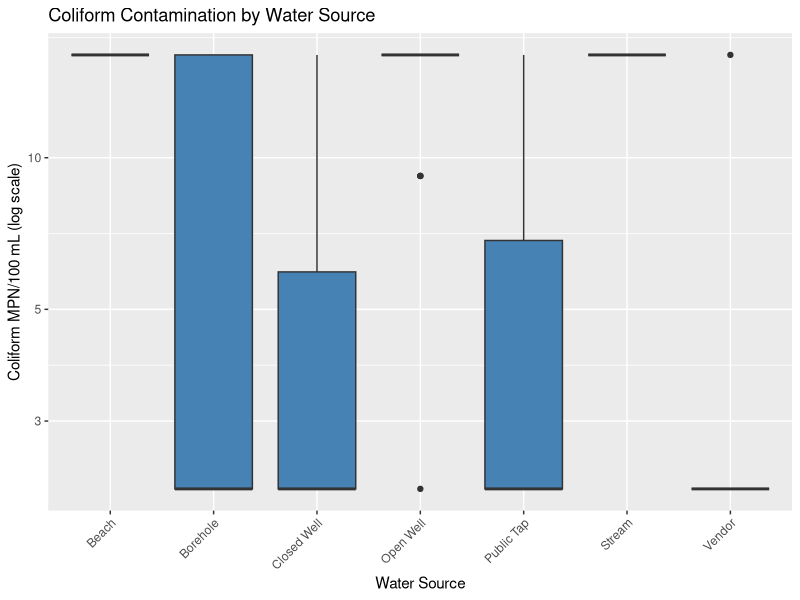
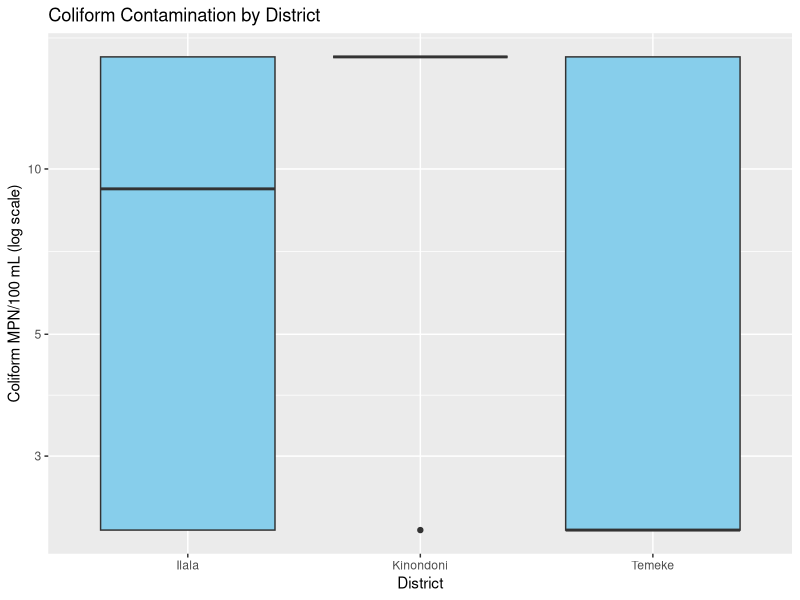
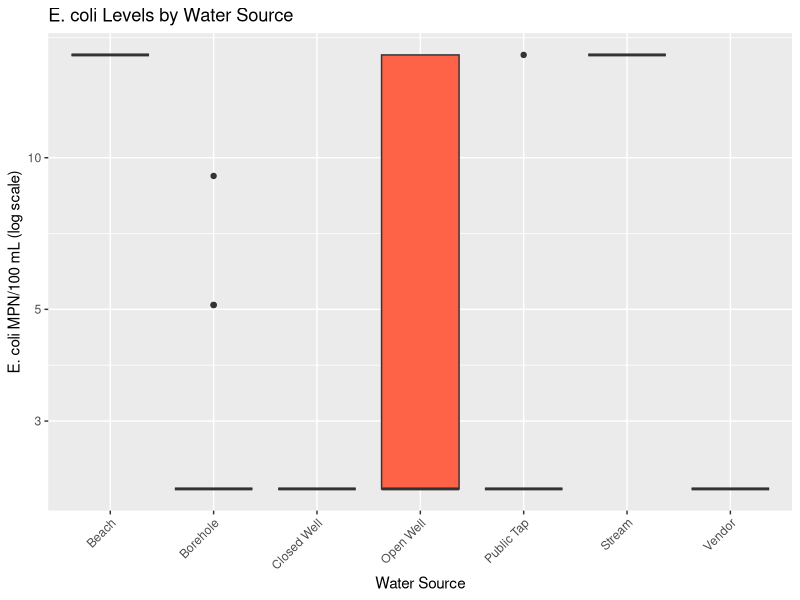
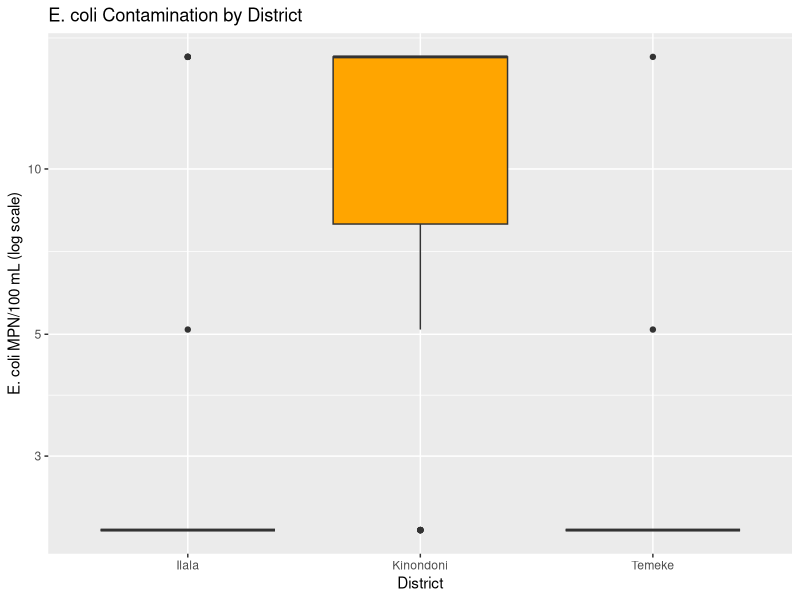
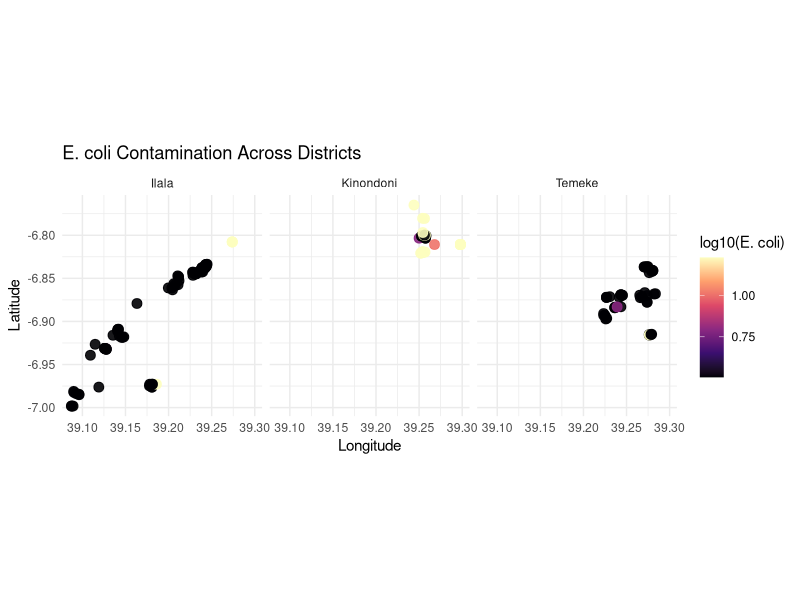
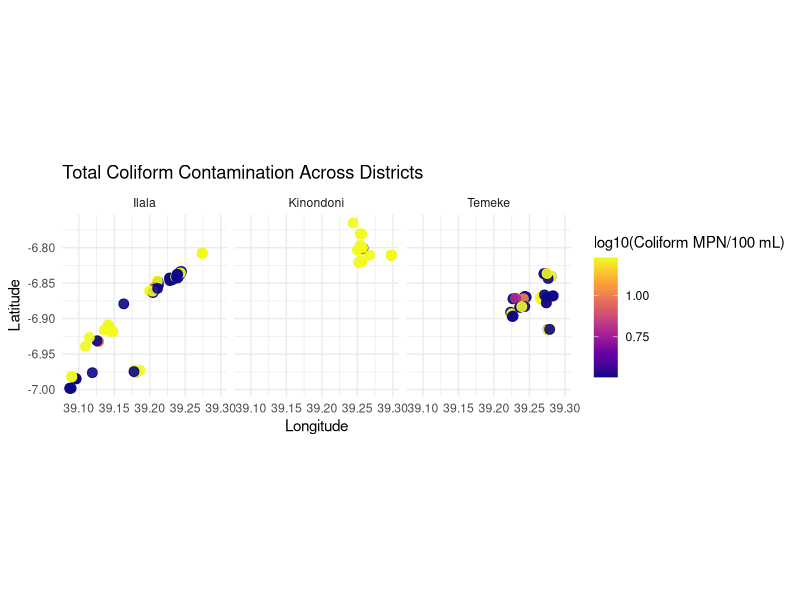
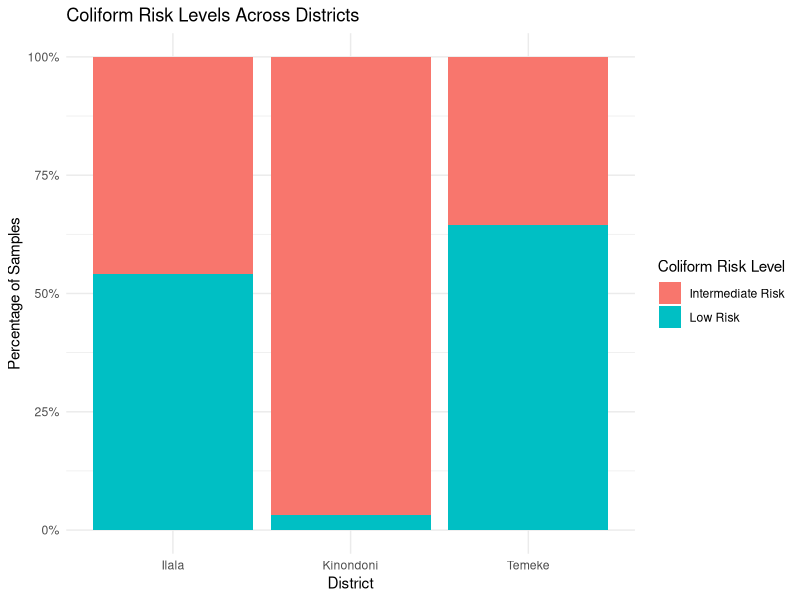
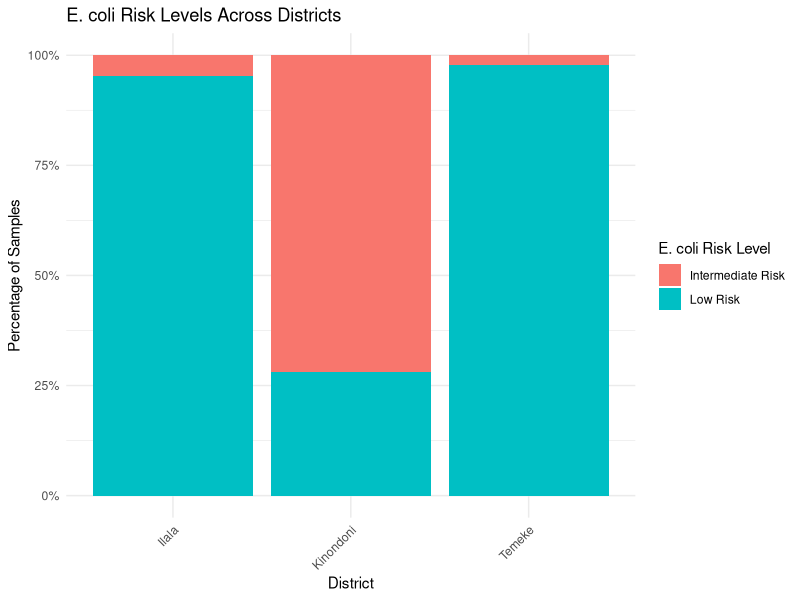

Source code (R) for these figures, in order:
## ---- chunk 1
# This data is a microbial water quality data collected in Dar es Salaam, Tanzania. It was collected last summer and the aim was to assess the level of microbial water quality from different water sources in three districts of Dar es Salaam by tessting (#REVIEW CJT: testing) for the presence of coliforms and E.coli which serves as an indicator for fecal contamination in water sources. 
## ---- chunk 2
# My data-loading step demonstrates key skills from Week 2 (data import and vectors) and Week 3 (tidyverse basics). I use read_csv() to import the raw water-quality dataset into R and load the necessary tidyverse packages to prepare for further cleaning and analysis.

library(tidyverse)
library(dplyr)
library(readr)

#REVIEW CJT: dplyr and readr is already in the tidyverse, there is no reason to load this code again

water_raw <- read_csv("data_raw/water_tz_full.csv")
View(water_raw)

## ---- chunk 3

# This data-cleaning step demonstrates key skills from Week 3 (tidyverse basics), Week 6 (tidy data), and Week 7 (solving bigger problems). I use filter(), mutate(), and piping to create log-transformed microbial variables..

water_clean <- water_raw |>
  filter(!is.na(coliform_mpn_100mL)) |>   
  mutate(
    log_coliform = log10(coliform_mpn_100mL + 1),
    log_ecoli    = log10(e_coli_mpn_100mL + 1)
  )

glimpse(water_clean)


#REVIEW CJT: maybe showing the exact data column would be nice to use to display any changes
## ---- chunk 4
#In the summary statistics, key concepts are from Week 3 (tidyverse basics), Week 4 (grouping data), and Week 7 (solving bigger problems). I use group_by() and summary() within a tidyverse pipeline to calculate mean coliform and E. coli concentrations across districts and water sources.

summary_microbes <- water_clean |>
  group_by(districts, water_source) |>
  summarise(
    mean_coliform = mean(coliform_mpn_100mL, na.rm = TRUE),
    mean_ecoli    = mean(e_coli_mpn_100mL, na.rm = TRUE),
    n = n()
  )

summary_microbes

#REVIEW CJT: It would be nice to type your tables again so we can see them in the code instead of opening it up directly in the environment
## ---- chunk 5
# I used boxplots to visualize microbial contamination patterns across districts and water sources, using concepts from Week 5 (data visualization), Week 3 (tidyverse basics), and Week 6 (tidy data principles). I used ggplot(), geom_boxplot(), log-scaled axes, and customized labels/themes to create clear visual summaries of coliform and E. coli contamination across districts and water sources.


#This project demonstrates key skills from Week 8 (reproducible workflows and project structure) by using an RStudio Project with subdirectories such as data_raw, data_clean, and outputs. I read data and save results using relative file paths (e.g., "data_raw/water_tz_full.csv" and "outputs/..."), and I scripted all data cleaning, analysis, and visualization in a Quarto document.


# coliform by water source

ggplot(water_clean, aes(x = water_source, y = coliform_mpn_100mL)) +
  geom_boxplot(fill = "steelblue") +
  scale_y_log10() +
  labs(
    title = "Coliform Contamination by Water Source",
    x = "Water Source",
    y = "Coliform MPN/100 mL (log scale)"
  ) +
  theme(axis.text.x = element_text(angle = 45, hjust = 1))
ggsave(
  "outputs/coliform_by_water_source.png",
  width = 8, height = 5, dpi = 300
)


# coliform by Districts
ggplot(water_clean, aes(x = districts, y = coliform_mpn_100mL)) +
  geom_boxplot(fill = "skyblue") +
  scale_y_log10() +
  labs(title = "Coliform Contamination by District",
       y = "Coliform MPN/100 mL (log scale)",
       x = "District")
ggsave(
  "outputs/coliform_by_district.png",
  width = 8, height = 5, dpi = 300
)


# E.coli by water source
ggplot(water_clean, aes(x = water_source, y = e_coli_mpn_100mL)) +
  geom_boxplot(fill = "tomato") +
  scale_y_log10() +
  labs(title = "E. coli Levels by Water Source",
       y = "E. coli MPN/100 mL (log scale)",
       x = "Water Source") +
  theme(axis.text.x = element_text(angle = 45, hjust = 1))
ggsave(
  "outputs/ecoli_by_water_source.png",
  width = 8, height = 5, dpi = 300
)

# E.coli by Districts
ggplot(water_clean, aes(x = districts, y = e_coli_mpn_100mL)) +
  geom_boxplot(fill = "orange") +
  scale_y_log10() +
  labs(
    title = "E. coli Contamination by District",
    x = "District",
    y = "E. coli MPN/100 mL (log scale)"
  )
#Review CJT: Include a short line of what code you are using
ggsave(
  "outputs/ecoli_by_district.png",
  width = 8, height = 5, dpi = 300
)
#REVIEW CJT: Graphs look good but maybe include a bit more description out of the R File to describe the single dots

## ---- chunk 6
# This geospatial visualization is a concept from Week 9 (geospatial data), Week 5 (data visualization), and Week 3 (tidyverse basics). I created the spatial plots using longitude and latitude to map contamination intensity and apply faceting to compare E. coli and coliform levels across districts. 

#REVIEW CJT: Confused with the reference to Week 9 Spatial Data. We used spatial data to use the terra package to be able to plot maps. This looks to just be a graph with the latitudes and longitudes

water_clean <- water_clean |>
  mutate(
    log_ecoli = log10(e_coli_mpn_100mL + 1),
    log_coliform = log10(coliform_mpn_100mL + 1)
  )
#Review CJT: Include a short line of what code you are using

p_ecoli_facet <- ggplot(water_clean,
                        aes(x = longitude, y = latitude, color = log_ecoli)) +
  geom_point(size = 3, alpha = 0.9) +
  scale_color_viridis_c(option = "magma") +
  coord_equal() +
  facet_wrap(~ districts) +
  labs(
    title = "E. coli Contamination Across Districts",
    x = "Longitude",
    y = "Latitude",
    color = "log10(E. coli)"
  ) +
  theme_minimal()
#REVIEW CJT: I don't think you need to seperate longitude by 0.05, seems like a lot of text on the x-axis

p_ecoli_facet

#Review CJT: Include a short line of what code you are using

ggsave(
  "outputs/ecoli_geospatial_facet_districts.png",
  plot = p_ecoli_facet,
  width = 8, height = 5, dpi = 300
)

#Review CJT: Include a short line of what code you are using

p_coliform_facet <- ggplot(water_clean,
                           aes(x = longitude, y = latitude, color = log_coliform)) +
  geom_point(size = 3, alpha = 0.9) +
  scale_color_viridis_c(option = "plasma") +
  coord_equal() +
  facet_wrap(~ districts) +
  labs(
    title = "Total Coliform Contamination Across Districts",
    x = "Longitude",
    y = "Latitude",
    color = "log10(Coliform MPN/100 mL)"
  ) +
  theme_minimal()
#REVIEW CJT: code color at high of log10() is too bright. Maybe use a darker color scheme
p_coliform_facet

#Review CJT: Include a short line of what code you are using

ggsave(
  "outputs/coliform_geospatial_facet_districts.png",
  plot = p_coliform_facet,
  width = 8, height = 5, dpi = 300
)


## ---- chunk 7
# Here, I created a function using skills from Week 11 (functions), Week 3 (tidyverse basics), and Week 5 (data visualization). I write reusable functions to classify E. coli and coliform contamination according to WHO guidelines and apply them across the dataset using tidyverse mutation. I then summarize microbial risk levels by district and visualize the results using proportion bar charts.

#Review CJT: I would use comments per line rather than as one paragraph to allow for the reader to know what units are going on without scrolling up

#Review CJT: I would take advantage of the QMD file by creating titles and subtitles and writing your descriptions as text between the R columns. Using # are best when writing slight descriptions of the code. If you have any questions in how I did it in my QMD file, feel free to email me cjtescher@arizona.edu

classify_ecoli_risk <- function(ecoli_value) {
  if (ecoli_value == 0) {
    "Safe"
  } else if (ecoli_value <= 10) {
    "Low Risk"
  } else if (ecoli_value <= 100) {
    "Intermediate Risk"
  } else {
    "High Risk"
  }
}

#Review CJT: Add comment

classify_coliform_risk <- function(coliform_value) {
  if (coliform_value == 0) {
    "Safe"
  } else if (coliform_value <= 10) {
    "Low Risk"
  } else if (coliform_value <= 100) {
    "Intermediate Risk"
  } else {
    "High Risk"
  }
}

# Applying the function
water_clean <- water_raw |>
  mutate(
    ecoli_risk_level    = sapply(e_coli_mpn_100mL, classify_ecoli_risk),
    coliform_risk_level = sapply(coliform_mpn_100mL, classify_coliform_risk)
  )

# Summary table of E. coli risk levels by district

risk_by_district <- water_clean |>
  group_by(districts, ecoli_risk_level) |>
  summarise(n = n(), .groups = "drop") |>
  #Review CJT: you probably don't need to add the tidyr function
  tidyr::pivot_wider(
    names_from = ecoli_risk_level,
    values_from = n,
    values_fill = 0
  )

risk_by_district   

# Bar plot ofColiform risk levels by district 

p_coliform_risk <- ggplot(water_clean, aes(x = districts, fill = coliform_risk_level)) +
  geom_bar(position = "fill") +
  scale_y_continuous(labels = scales::percent_format()) +
  labs(
    title = "Coliform Risk Levels Across Districts",
    x = "District",
    y = "Percentage of Samples",
    fill = "Coliform Risk Level"
  ) +
  theme_minimal()

p_coliform_risk

ggsave(
  "outputs/coliform_risk_by_district.png",
  plot = p_coliform_risk,
  width = 8, height = 5, dpi = 300
)

# Bar plot of E.coli risk levels by district 

p_ecoli_risk <- ggplot(water_clean, aes(x = districts, fill = ecoli_risk_level)) +
  geom_bar(position = "fill") +
  scale_y_continuous(labels = scales::percent_format()) +
  labs(
    title = "E. coli Risk Levels Across Districts",
    x = "District",
    y = "Percentage of Samples",
    fill = "E. coli Risk Level"
  ) +
  theme_minimal() +
  theme(axis.text.x = element_text(angle = 45, hjust = 1))

p_ecoli_risk

ggsave(
  "outputs/ecoli_risk_by_district.png",
  plot = p_ecoli_risk,
  width = 8, height = 5, dpi = 300
)

## ---- chunk 8
#I use a for loop Week 13 (iteration and loops) to iterate over districts, calculate mean coliform and E. coli concentrations, and store the results in a structured data frame.

districts <- unique(water_clean$districts)
loop_results <- data.frame(district = character(), mean_coliform = numeric())

for (d in districts) {
  mean_val <- mean(water_clean$coliform_mpn_100mL[water_clean$districts == d])
  loop_results <- rbind(loop_results, data.frame(district = d, mean_coliform  = mean_val))
}

loop_results

 # Mean E. coli for each district using a loop.
districts <- unique(water_clean$districts)
loop_results <- data.frame(district = character(), mean_ecoli = numeric())

for (d in districts) {
  mean_val <- mean(water_clean$e_coli_mpn_100mL[water_clean$districts == d])
  loop_results <- rbind(loop_results, data.frame(district = d, mean_ecoli = mean_val))
}

loop_results
## ---- chunk 9

# A lookup table with WHO microbiological risk categories and recommended actions for each risk level. I then joined this table to the E. coli and coliform risk summaries using a left join on the categorical risk level. (Week 4)


who_risk_info <- tribble(
  ~risk_level,          ~who_category,                ~action_recommendation,
  "Safe",               "Meets WHO guideline",        "No immediate action required",
  "Low Risk",           "Low microbiological risk",   "Encourage safe storage and hygiene",
  "Intermediate Risk",  "Moderate microbiological risk", "Investigate source and consider treatment",
  "High Risk",          "High microbiological risk",  "Urgent: treat water or use alternative source"
)

#Review CJT: Include a short line of what code you are using
ecoli_by_district <- water_clean |>
  count(districts, ecoli_risk_level, name = "n") |>
  group_by(districts) |>
  mutate(pct = n / sum(n)) |>
  ungroup()
#Review CJT: Include a short line of what code you are using
ecoli_risk_with_who <- ecoli_by_district |>
  rename(risk_level = ecoli_risk_level) |>
  left_join(who_risk_info, by = "risk_level")

ecoli_risk_with_who



#Review CJT: Include a short line of what code you are using
coliform_by_district <- water_clean |>
  count(districts, coliform_risk_level, name = "n") |>
  group_by(districts) |>
  mutate(pct = n / sum(n)) |>
  ungroup()
#Review CJT: Include a short line of what code you are using
coliform_risk_with_who <- coliform_by_district |>
  rename(risk_level = coliform_risk_level) |>
  left_join(who_risk_info, by = "risk_level")

coliform_risk_with_who

